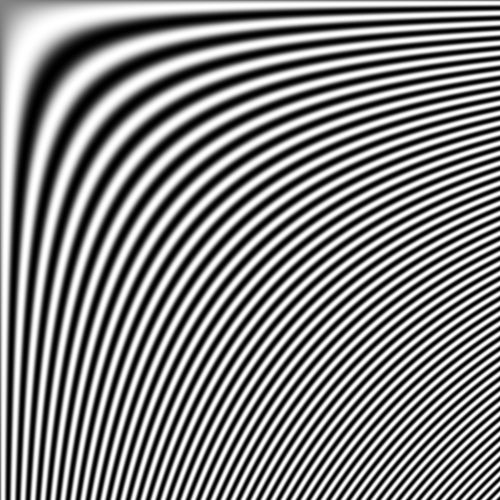
#> input picture DIP_assignments/assignment-03/Images/dynamicSine.png, 500 x 500 px, found by its file name
$ python 1b.py
#> lines starting #> are read from the running program, lines starting #| are printed output that depends on the picture; after the words box and inside, x2 and y2 are one past the last pixel; in counts of white or black regions, pixels touching at a corner belong together
import skimage.io as io
import numpy as np
import matplotlib.pyplot as plt

#input
img = io.imread('Images/dynamicSine.png')
#> img is the input picture: shape (500, 500); min 0, max 255, mean 130.2
m,n = img.shape
#> m = 500; n = 500
shape = m,n
#> shape = (500, 500)

D0 = 100   # cutoff freq

F = np.fft.fftshift(np.fft.fft2(img))  # Fast Fourier Transform

# istance function
def dist(u,v):
    return np.sqrt((u-m/2)**2+(v-n/2)**2)

# ideal low pass filter
def ILPF(D0):
#> called with D0 = 20
    h = np.zeros((m,n))
    for i in range(m):
        for j in range(n):
            if(dist(i,j) <= D0):
                h[i,j] = 1
            else:
                h[i,j] = 0
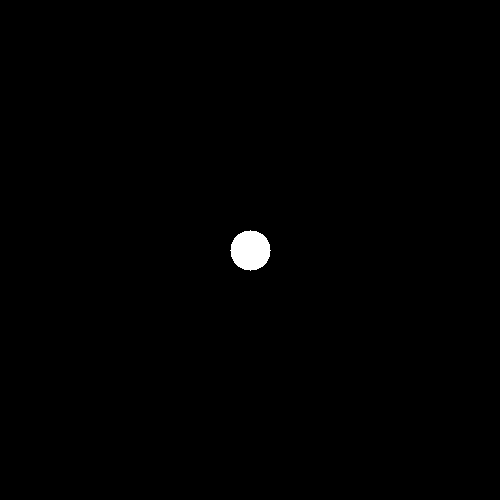
#> h: shape (500, 500) float64; values 0 (black) and 1 (white), 0.5% white; 1 white region, box (x1, y1, x2, y2) and area: (230, 230, 271, 271) 1257

    return h

# ideal high pass filter
def IHPF(D0):
    return 1 - ILPF(D0)
#> after the loop in ILPF (call 2), `for i in range(m):`: h: shape (500, 500) float64; values 0 (black) and 1 (white), 4.5% white; 1 white region, box (x1, y1, x2, y2) and area: (190, 190, 311, 311) 11289

# ideal band pass filter
def IBPF(D1, D2):
    return IHPF(D1)*ILPF(D2)
#> call 4 of ILPF, with D0 = 40
#> after the loop in ILPF (call 4), `for i in range(m):`:
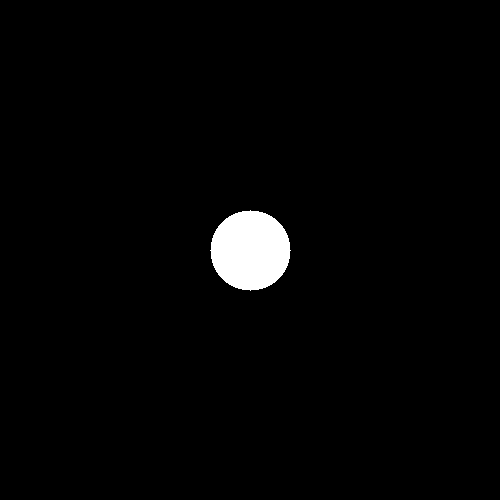
#> h: shape (500, 500) float64; values 0 (black) and 1 (white), 2% white; 1 white region, box (x1, y1, x2, y2) and area: (210, 210, 291, 291) 5025


h1 = ILPF(20)
h2 = IHPF(60)
h3 = IBPF(20,40)
h4 = IBPF(40,60)

img1 = F*h1
img2 = F*h2
img3 = F*h3
img4 = F*h4

# inv dft
img1_s = np.fft.ifft2(np.fft.fftshift(img1))
img2_s = np.fft.ifft2(np.fft.fftshift(img2))
img3_s = np.fft.ifft2(np.fft.fftshift(img3))
img4_s = np.fft.ifft2(np.fft.fftshift(img4))

img1_b = np.uint8(np.real(img1_s))
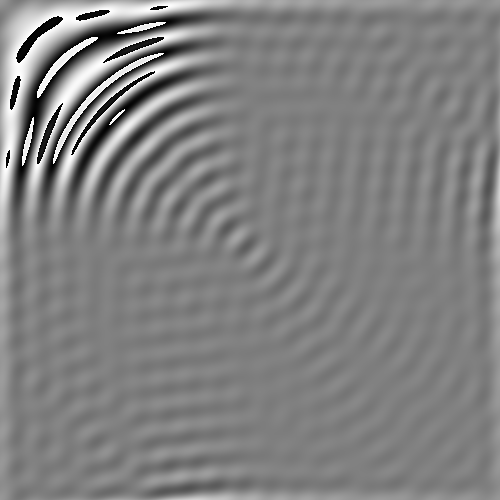
#> img1_b: shape (500, 500); min 0, max 255, mean 129.5
img2_b = np.uint8(np.real(img2_s))
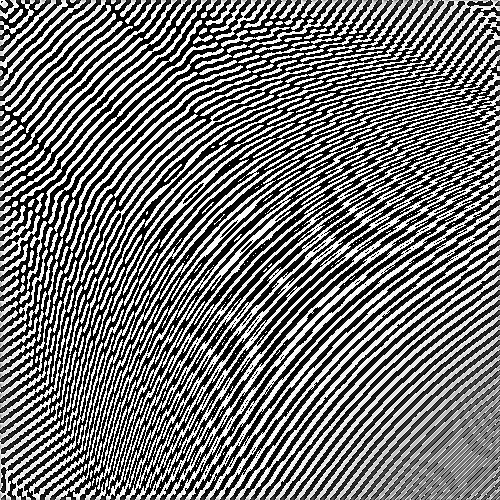
#> img2_b: shape (500, 500); min 0, max 255, mean 115.7
img3_b = np.uint8(np.real(img3_s))
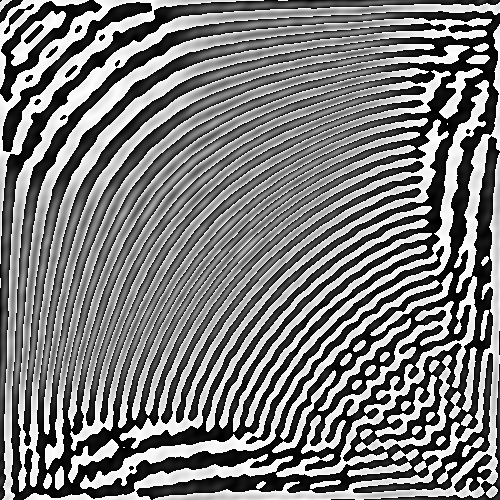
#> img3_b: shape (500, 500); min 0, max 255, mean 124.1
img4_b = np.uint8(np.real(img4_s))
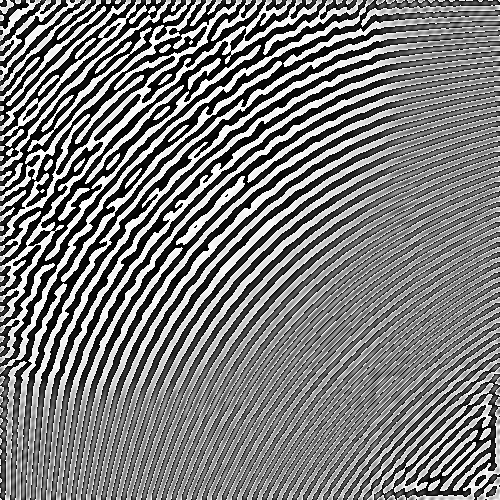
#> img4_b: shape (500, 500); min 0, max 255, mean 124

# ploting
fig1, (a1,a2) = plt.subplots(2,2)
a1[0].plot(h1)
a1[0].axis('off')
a1[0].set_title('ILPF')

a1[1].plot(h2)
a1[1].axis('off')
a1[1].set_title('IHPF')

a2[0].plot(h3)
#> h3: shape (500, 500) float64; values 0 (black) and 1 (white), 1.5% white; 1 white region, box (x1, y1, x2, y2) and area: (210, 210, 291, 291) 3768
a2[0].axis('off')
a2[0].set_title('IBPF-1')

a2[1].plot(h4)
#> h4: shape (500, 500) float64; values 0 (black) and 1 (white), 2.5% white; 1 white region, box (x1, y1, x2, y2) and area: (190, 190, 311, 311) 6264
a2[1].axis('off')
a2[1].set_title('IBPF-2')

fig2, (a1,a2) = plt.subplots(2,2)
a1[0].imshow(img1_b, cmap = 'gray')
a1[0].axis('off')
a1[0].set_title('ILPF')

a1[1].imshow(img2_b, cmap = 'gray')
a1[1].axis('off')
a1[1].set_title('IHPF')

a2[0].imshow(img3_b, cmap = 'gray')
a2[0].axis('off')
a2[0].set_title('IBPF-1')

a2[1].imshow(img4_b, cmap = 'gray')
a2[1].axis('off')
a2[1].set_title('IBPF-2')
plt.show()
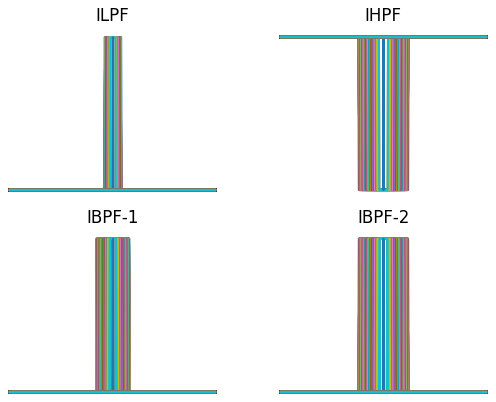
#> figure drawn by matplotlib, 4 panels
